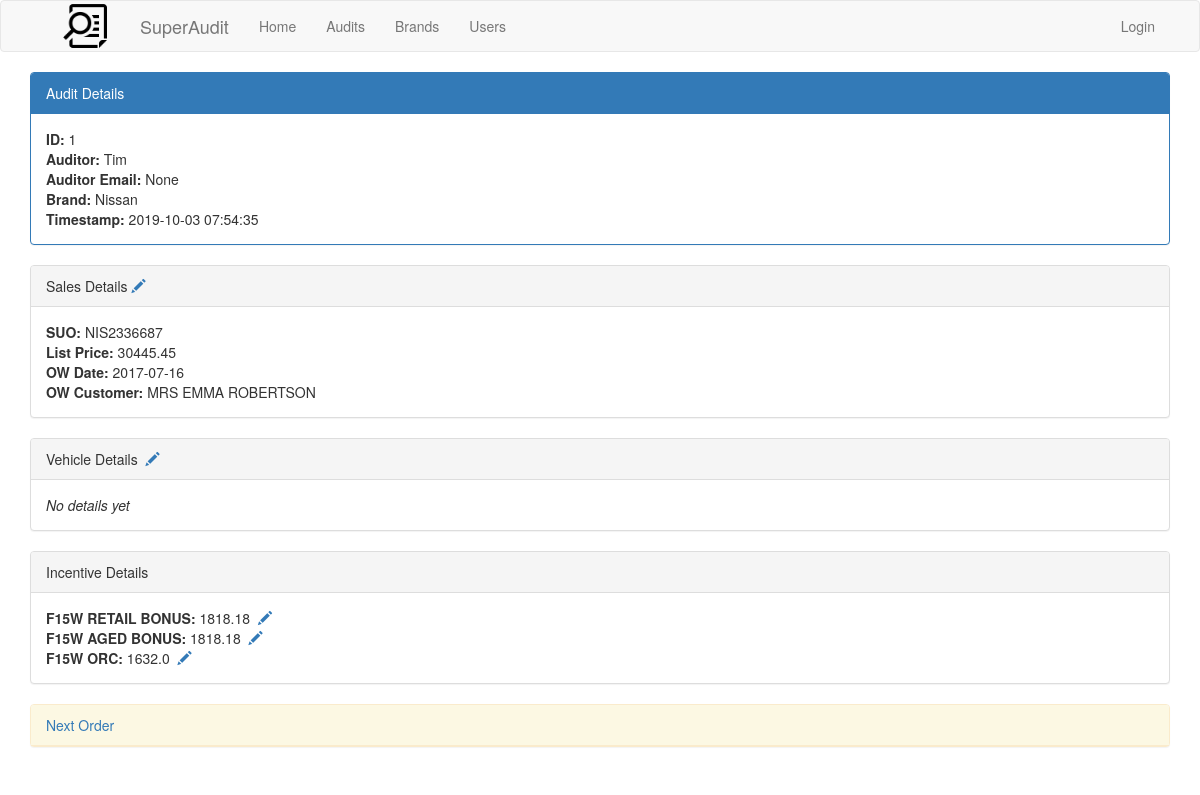
The page /audit/1/order on the database its author committed.
### app/models.py (models this page shows, shortened)
class BaseModel(db.Model): # make tables from this class to include these columns
    __abstract__ = True
    created_on = db.Column(db.DateTime, default=db.func.now())
    updated_on = db.Column(db.DateTime, default=db.func.now(), onupdate=db.func.now())

class Audit(BaseModel):
    __tablename__ = 'audit'
    id = db.Column(db.Integer, primary_key=True)
    user_id = db.Column(db.Integer, db.ForeignKey('user.id'))
    brand_id = db.Column(db.Integer, db.ForeignKey('brand.id'))
    dealer_id = db.Column(db.Integer, db.ForeignKey('dealer.id'))
    orders = db.relationship('SalesOrder', backref='audit', lazy='select')
    data_import = db.relationship('DataImport', backref='audit', lazy='select') # one-to-one

class User(UserMixin, BaseModel):
    __tablename__ = 'user'
    id = db.Column(db.Integer, primary_key=True)
    username = db.Column(db.String(64), index=True, unique=True)
    email = db.Column(db.String(120), index=True, unique=True)
    password_hash = db.Column(db.String(128))
    admin = db.Column(db.Boolean)
    audits = db.relationship('Audit', backref='auditor', lazy='select')

class Brand(BaseModel):
    __tablename__= 'brand'
    id = db.Column(db.Integer, primary_key=True)
    name = db.Column(db.String(60), unique=True)
    code = db.Column(db.String(3))
    audits = db.relationship('Audit', backref='brand', lazy='select')

class SalesOrder(BaseModel):
    __tablename__ = 'sales_order'
    id = db.Column(db.Integer, primary_key=True)
    audit_id = db.Column(db.Integer, db.ForeignKey('audit.id'))
    selected_for_audit = db.Column(db.Boolean)
    selected_for_cvp = db.Column(db.Boolean)
    suo = db.Column(db.String(32), unique=True)
    ow_date = db.Column(db.Date)
    ow_customer = db.Column(db.String(250))
    retail_date = db.Column(db.Date)
    onsell_date = db.Column(db.Date)
    customer_name = db.Column(db.String(250))
    sales_type = db.Column(db.String(1))
    list_price = db.Column(db.Float)
    rego_num = db.Column(db.String(8))
    model_code = db.Column(db.String(32))
    rego_date = db.Column(db.DateTime)
    fleet_name = db.Column(db.String(250))
    fleet_rego = db.Column(db.String(250))
    sfa_discount = db.Column(db.Float)
    sfa_amount= db.Column(db.Float)
    delivery_fee = db.Column(db.Float)
    cvp  = db.Column(db.Boolean)
    items = db.relationship('SalesItem', backref='sales_order', lazy='select', order_by='SalesItem.amount.desc()')
    comments = db.relationship('Comment', backref='sales_order', lazy='select')

class SalesItem(BaseModel):
    __tablename__ = 'sales_item'
    id = db.Column(db.Integer, primary_key=True)
    sales_order_id = db.Column(db.Integer, db.ForeignKey('sales_order.id'))
    description = db.Column(db.String(255))
    amount = db.Column(db.Float)
    comments = db.relationship('Comment', backref='sales_item', lazy='select')

### app/routes.py (the view)
@app.route('/audit/<audit_id>')
@app.route('/audit/<audit_id>/order')
@app.route('/audit/<audit_id>/order/<page_num>')
def audit_report(audit_id,page_num=1):
    audit = Audit.query.filter_by(id=int(audit_id)).first()
    order = (db.session.query(SalesOrder)
        .filter_by(audit_id=audit.id)
        .order_by(SalesOrder.suo)
        .paginate(page=int(page_num),per_page=1,error_out=True)
    )
    next_url = url_for('audit_report', audit_id=audit_id, page_num=order.next_num) if order.has_next else None
    prev_url = url_for('audit_report', audit_id=audit_id,page_num=order.prev_num) if order.has_prev else None
    return render_template(
        'audit/display.html',
        title='Audit {}'.format(audit_id),
        audit=audit,
        order=order.items,
        next_url=next_url,
        prev_url=prev_url
    )

### app/templates/audit/display.html (shortened to what this page needs)
{% extends "base.html" %}
{% block app_content %}
    <div class="panel panel-primary">
        <div class="panel-heading">Audit Details</div>
        <div class="panel-body">
            <b>ID: </b>{{ audit.id }}<br>
            <b>Auditor: </b>{{ audit.auditor.username }}<br>
            <b>Auditor Email: </b>{{ audit.auditor.email }}<br>
            <b>Brand: </b>{{ audit.brand.name}}<br>
            <b>Timestamp: </b>{{ audit.created_on }}<br>
        </div>
    </div>
    {%- if audit.orders %}
        {%- for o in order %}
            <div class="panel panel-default">
                <div class="panel-heading">
                    Sales Details
                    <a href="#" data-toggle="modal" data-target="#commentModal" onclick="specify_comment_target(order={{ o.id }});">
                        <span class="glyphicon glyphicon-pencil {% if o.comments %}bg-success{% endif %}" aria-hidden="true"></span>
                    </a>
                </div>
                <div class="panel-body">
                    <b>SUO:</b> {{ o.suo }}<br>
                    <b>List Price:</b> {{ o.list_price }}<br>
                    <b>OW Date:</b> {{ o.ow_date }}<br>
                    <b>OW Customer:</b> {{ o.ow_customer }}<br>
                </div>
            </div>
            <div class="panel panel-default">
                <div class="panel-heading">
                    Vehicle Details&nbsp;
                    <a href="#" data-toggle="modal" data-target="#commentModal" onclick="specify_comment_target(...);">
                        <span class="glyphicon glyphicon-pencil" aria-hidden="true"></span>
                    </a>
                </div>
                <div class="panel-body">
                    <i>No details yet</i>
                </div>
            </div>
            <div class="panel panel-default">
                <div class="panel-heading">Incentive Details</div>
                <div class="panel-body">
                    {% for item in o.items %}
                        <b>{{ item.description }}:</b> {{ item.amount }}&nbsp;
                        <a href="#" data-toggle="modal" data-target="#commentModal" onclick="specify_comment_target(item={{ item.id }});">
                            <span class="glyphicon glyphicon-pencil {% if item.comments %}bg-success{% endif %}" aria-hidden="true"></span>
                        </a><br>
                    {% endfor %}
                </div>
            </div>
        {% endfor %}
        {%- if prev_url or next_url %}
            <div class="panel panel-warning">
                <div class="panel-heading">
                    {% endif %}
                    {%- if next_url %}<a href={{ next_url }}>Next Order</a>{%- endif %}
                    {%- if prev_url or next_url %}
                </div>
            </div>
        {% endif %}
    {% else %}
        <div class="panel panel-default">
            <div class="panel-body">
                <i>No data imported for this audit.</i>&nbsp;<a href="{{ url_for('import_data',audit_id=audit.id) }}">Import data for this audit.</a>
            </div>
        </div>
    {% endif %}
{% endblock %}

### rows shown on the page
Audit: id "1", created_on "2019-10-03 07:54:35"
User: auditor.username "Tim", auditor.email "None"
Brand: brand.name "Nissan"
SalesOrder: suo "NIS2336687", list_price "30445.45", ow_date "2017-07-16", ow_customer "MRS EMMA ROBERTSON"
SalesItem: description "F15W RETAIL BONUS", amount "1818.18"
SalesItem: description "F15W AGED BONUS", amount "1818.18"
SalesItem: description "F15W ORC", amount "1632.0"
